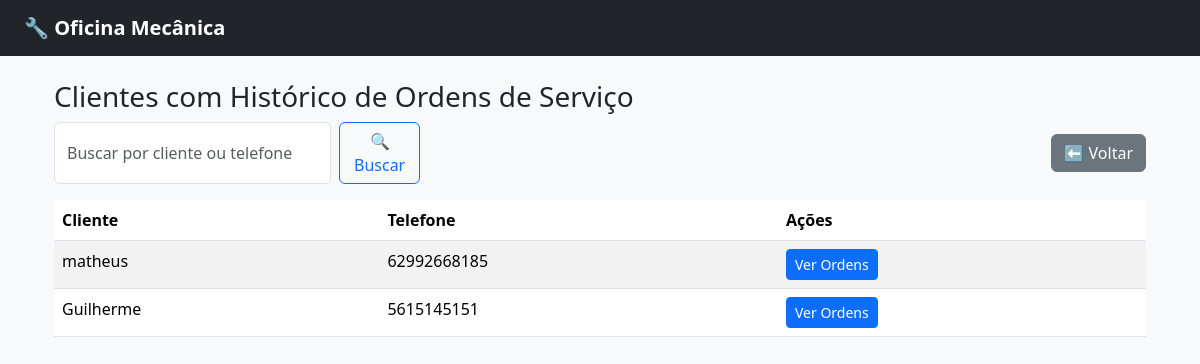
Screenshot of /clientes/historico/ with the database file from the repository.
### clientes/models.py (models this page shows, shortened)
class Cliente(models.Model):
    nome = models.CharField(max_length=100)
    telefone = models.CharField(max_length=20, blank=True)

### core/views.py (the view)
# urls.py: path('clientes/historico/', views.clientes_historico, name='clientes_historico'),
def clientes_historico(request):
    q = request.GET.get('q')
    clientes = Cliente.objects.filter(
        ordemservico__isnull=False
    ).distinct()
    if q:
        clientes = clientes.filter(
            Q(nome__icontains=q) |
            Q(telefone__icontains=q)
        )
    return render(request, 'clientes/historico.html', {
        'clientes': clientes
    })

### core/templates/clientes/historico.html (shortened to what this page needs)
{% extends "base.html" %}
{% block content %}
<div class="container mt-4">
    <h3>Clientes com Histórico de Ordens de Serviço</h3>
    <div class="d-flex justify-content-between align-items-center mb-3">
    <form method="get" class="d-flex gap-2" style="max-width: 400px;">
        <input
            type="text"
            name="q"
            value="{{ request.GET.q }}"
            class="form-control"
            placeholder="Buscar por cliente ou telefone"
        >
        <button class="btn btn-outline-primary">
            🔍 Buscar
        </button>
    </form>
    <a href="{% url 'dashboard' %}" class="btn btn-secondary">
        ⬅️ Voltar
    </a>
</div>
    <table class="table table-striped mt-3">
        <thead>
            <tr>
                <th>Cliente</th>
                <th>Telefone</th>
                <th>Ações</th>
            </tr>
        </thead>
        <tbody>
            {% for cliente in clientes %}
            <tr>
                <td>{{ cliente.nome }}</td>
                <td>{{ cliente.telefone }}</td>
                <td>
                    <a href="{% url 'ordens_por_cliente' cliente.id %}"
                       class="btn btn-sm btn-primary">
                        Ver Ordens
                    </a>
                </td>
            </tr>
            {% empty %}
            <tr>
                <td colspan="3" class="text-center">
                    Nenhum cliente com OS registrada
                </td>
            </tr>
            {% endfor %}
        </tbody>
    </table>
</div>
{% endblock %}

### rows the page displays
Cliente: nome "matheus", telefone "62992668185"
Cliente: nome "Guilherme", telefone "5615145151"
